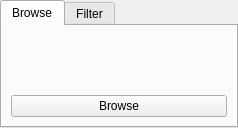
<?xml version="1.0" encoding="UTF-8"?>
<ui version="4.0">
 <class>frmSTRSearchEntity</class>
 <widget class="QTabWidget" name="frmSTRSearchEntity">
  <property name="geometry">
   <rect>
    <x>0</x>
    <y>0</y>
    <width>238</width>
    <height>128</height>
   </rect>
  </property>
  <property name="windowTitle">
   <string>TabWidget</string>
  </property>
  <property name="currentIndex">
   <number>0</number>
  </property>
  <widget class="QWidget" name="tbBrowse">
   <attribute name="title">
    <string>Browse</string>
   </attribute>
   <layout class="QGridLayout" name="gridLayout">
    <item row="0" column="0">
     <widget class="QLabel" name="label">
      <property name="text">
       <string/>
      </property>
     </widget>
    </item>
    <item row="1" column="0">
     <widget class="QPushButton" name="btnBrowse">
      <property name="text">
       <string>Browse</string>
      </property>
      <property name="icon">
       <iconset resource="../resources.qrc">
        <normaloff>:/plugins/stdm/images/icons/browse.png</normaloff>:/plugins/stdm/images/icons/browse.png</iconset>
      </property>
     </widget>
    </item>
   </layout>
  </widget>
  <widget class="QWidget" name="tbFilter">
   <attribute name="title">
    <string>Filter</string>
   </attribute>
   <layout class="QVBoxLayout" name="verticalLayout">
    <item>
     <widget class="QLineEdit" name="txtFilterCol">
      <property name="minimumSize">
       <size>
        <width>0</width>
        <height>30</height>
       </size>
      </property>
      <property name="maxLength">
       <number>200</number>
      </property>
      <property name="placeholderText">
       <string>Look for</string>
      </property>
     </widget>
    </item>
    <item>
     <widget class="QLabel" name="label_2">
      <property name="text">
       <string>in column</string>
      </property>
      <property name="alignment">
       <set>Qt::AlignCenter</set>
      </property>
     </widget>
    </item>
    <item>
     <widget class="QComboBox" name="cboFilterCol">
      <property name="minimumSize">
       <size>
        <width>0</width>
        <height>30</height>
       </size>
      </property>
     </widget>
    </item>
   </layout>
  </widget>
 </widget>
 <resources>
  <include location="../resources.qrc"/>
 </resources>
 <connections/>
</ui>
